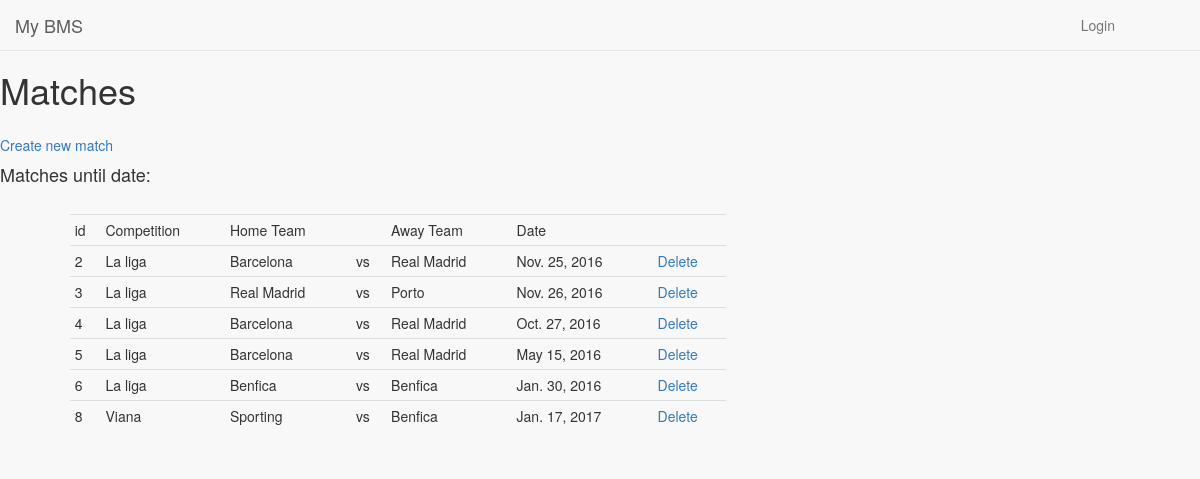
The page /Match/ on the database its author committed.
### match/models.py (models this page shows, shortened)
class Match(models.Model):
    competition = models.ForeignKey(Competition, related_name="competition")
    homeTeam = models.ForeignKey(Team, related_name="home")
    awayTeam = models.ForeignKey(Team, related_name="away")
    match_time = models.DateField(default=date.today)

### competition/models.py (models this page shows, shortened)
class Competition(models.Model):
    competition_name = CharField(max_length=20)

### team/models.py (models this page shows)
class Team(models.Model):
    team_name = CharField(max_length=20)
    def __str__(self):
        return self.team_name

### match/views.py (the view)
# urls.py: url(r'^Match/', include('match.urls')),
def match(request):
    matches = Match.objects.all()
    context = {'allMatches': matches}
    return render(request, 'match/index.html', context)

### match/templates/match/index.html
{% extends "gba_menu.html" %}
{% block pageHeader %}
Matches
{% endblock %}
{% block pageBody %}
<a href="{% url 'new' %}"> Create new match</a><br>
<h4> Matches until date:</h4>
<div class="container-fluid col-md-8 ">
    <table class="table table-condensed col-md-offset-1" style="width:1000px">
        <tr>
            <td>id</td>
            <td>Competition</td>
            <td>Home Team</td>
            <td></td>
            <td>Away Team</td>
            <td>Date</td>
            <td></td>
        </tr>
        {% for match in allMatches %}
        <tr>
            <td>{{ match.id }}</td>
            <td>{{ match.competition.competition_name }}</td>
            <td>{{ match.homeTeam }}</td>
            <td> vs</td>
            <td>{{ match.awayTeam }}</td>
            <td>{{ match.match_time }}</td>
            <td>
                <a href="{% url 'delete' match.id %}"> Delete
                </a>
            </td>
        </tr>
</div>
{% endfor %}
{% endblock %}

### templates/gba_menu.html (shortened to what this page needs)
{% load staticfiles %}
{% load static %}
<!DOCTYPE html>
<html lang="en">
<head>
    <link rel="stylesheet" type="text/css" href="{% static 'css/bootstrap.min.css' %}"/>
</head>
<body style="background-color:#f8f8f8;padding-top: 50px;">
<div id="wrapper">
    <nav class="navbar navbar-default navbar-fixed-top ">
        <div class="navbar-header">
            <a class="navbar-brand" href="">My BMS</a>
        </div>
        <div style="float:right;margin-right:100px">
            <a href="/">
                {% if user.is_authenticated %}
                <a class="navbar-text navbar-right" href="/"> {{ user.username }} </a>
                <a class="navbar-text navbar-right" href="{% url 'logout' %}"> Logout </a>
                {% else %}
                <a class="navbar-text navbar-right" href="{% url 'login' %}"> Login </a>
                {% endif %}
            </a>
        </div>
    </nav>
    <div id="page-wrapper" style="float:left;">
        <div id="page-header" style="margin-top: -40px;margin-bottom: 30px; ">
            <h1>
                {% block pageHeader %}
                {% endblock %}
            </h1>
        </div>
        <div id="page-body" style="margin-top:-35px">
            {% block pageBody %}
            {% endblock %}
</body>
</html>

### rows shown on the page
Match: id "2", competition.competition_name "La liga", homeTeam "Barcelona", awayTeam "Real Madrid", match_time "Nov. 25, 2016"
Match: id "3", competition.competition_name "La liga", homeTeam "Real Madrid", awayTeam "Porto", match_time "Nov. 26, 2016"
Match: id "4", competition.competition_name "La liga", homeTeam "Barcelona", awayTeam "Real Madrid", match_time "Oct. 27, 2016"
Match: id "5", competition.competition_name "La liga", homeTeam "Barcelona", awayTeam "Real Madrid", match_time "May 15, 2016"
Match: id "6", competition.competition_name "La liga", homeTeam "Benfica", awayTeam "Benfica", match_time "Jan. 30, 2016"
Match: id "8", competition.competition_name "Viana", homeTeam "Sporting", awayTeam "Benfica", match_time "Jan. 17, 2017"
